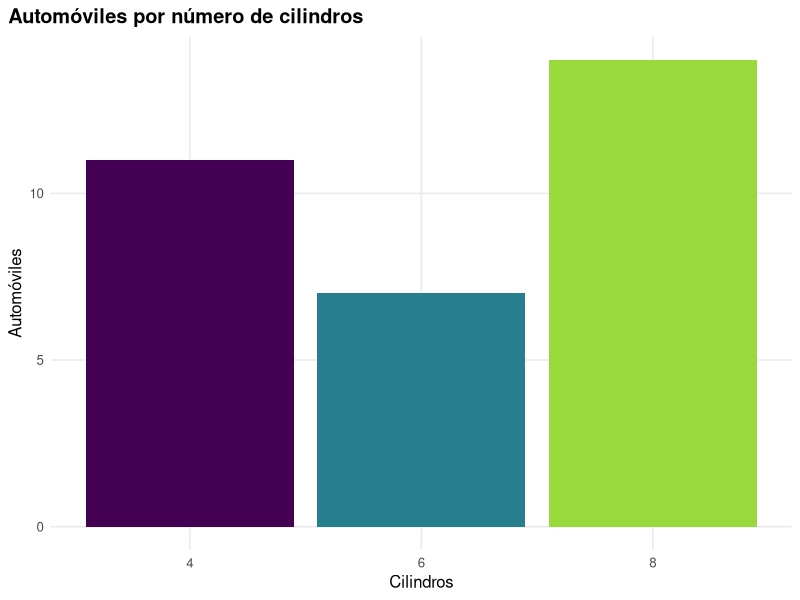
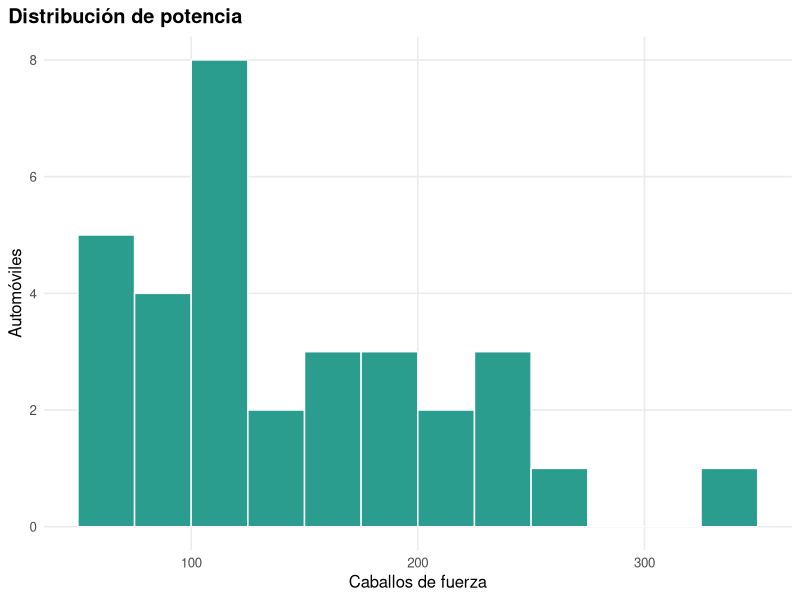
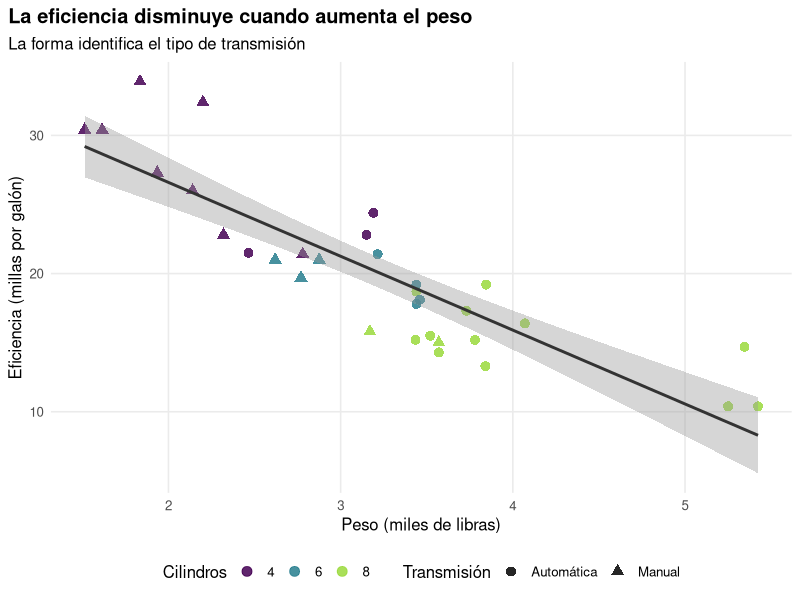
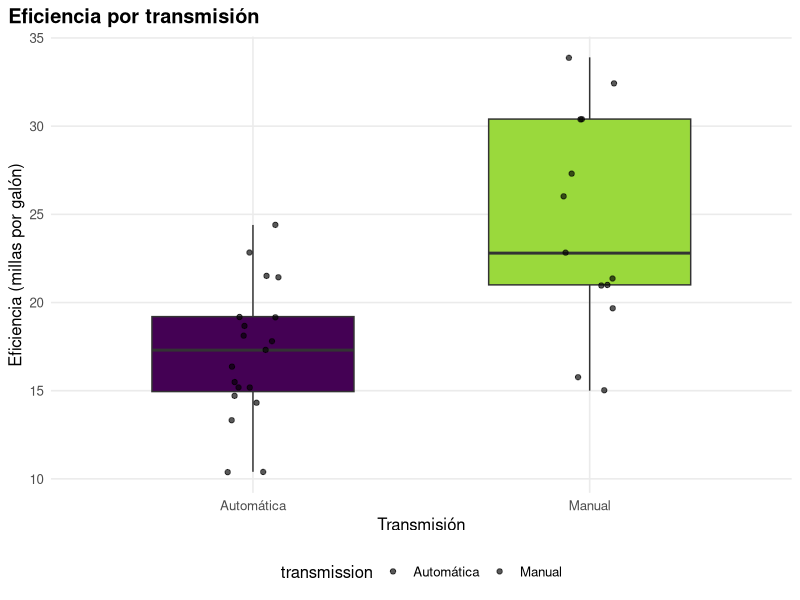

R code for these plots, in order:
## ---- chunk 1
#| label: packages
#| message: false
#| warning: false
library(dplyr)
library(ggplot2)
library(tibble)
## ---- chunk 2
#| label: prepare-data
required_columns <- c("mpg", "cyl", "hp", "wt", "am", "gear")
missing_columns <- setdiff(required_columns, names(mtcars))

if (length(missing_columns) > 0) {
  stop("Faltan columnas requeridas: ", paste(missing_columns, collapse = ", "))
}

cars <- mtcars |>
  rownames_to_column("model") |>
  mutate(
    cylinders = factor(cyl, levels = c(4, 6, 8)),
    transmission = factor(
      am,
      levels = c(0, 1),
      labels = c("Automática", "Manual")
    ),
    gears = factor(gear)
  )

glimpse(cars)
## ---- chunk 3
#| label: chart-theme
chart_theme <- theme_minimal(base_size = 12) +
  theme(
    plot.title.position = "plot",
    plot.title = element_text(face = "bold"),
    panel.grid.minor = element_blank(),
    legend.position = "bottom"
  )
## ---- chunk 4
#| label: cylinder-bars
#| fig-alt: "Gráfico de barras con el número de automóviles de cuatro, seis y ocho cilindros."
ggplot(cars, aes(x = cylinders, fill = cylinders)) +
  geom_bar(show.legend = FALSE) +
  scale_fill_viridis_d(end = 0.85) +
  labs(
    title = "Automóviles por número de cilindros",
    x = "Cilindros",
    y = "Automóviles"
  ) +
  chart_theme
## ---- chunk 5
#| label: horsepower-histogram
#| fig-alt: "Histograma de los valores de potencia en mtcars."
ggplot(cars, aes(x = hp)) +
  geom_histogram(
    binwidth = 25,
    boundary = 0,
    fill = "#2A9D8F",
    color = "white"
  ) +
  labs(
    title = "Distribución de potencia",
    x = "Caballos de fuerza",
    y = "Automóviles"
  ) +
  chart_theme
## ---- chunk 6
#| label: efficiency-scatter
#| fig-alt: "Dispersión del peso y la eficiencia, con color por cilindros y forma por transmisión."
ggplot(
  cars,
  aes(
    x = wt,
    y = mpg,
    color = cylinders,
    shape = transmission
  )
) +
  geom_point(size = 3, alpha = 0.85) +
  geom_smooth(
    aes(group = 1),
    method = "lm",
    se = TRUE,
    color = "#333333"
  ) +
  scale_color_viridis_d(end = 0.85) +
  labs(
    title = "La eficiencia disminuye cuando aumenta el peso",
    subtitle = "La forma identifica el tipo de transmisión",
    x = "Peso (miles de libras)",
    y = "Eficiencia (millas por galón)",
    color = "Cilindros",
    shape = "Transmisión"
  ) +
  chart_theme
## ---- chunk 7
#| label: efficiency-boxplot
#| fig-alt: "Diagramas de caja que comparan la eficiencia de transmisiones automáticas y manuales."
ggplot(cars, aes(x = transmission, y = mpg, fill = transmission)) +
  geom_boxplot(width = 0.6, show.legend = FALSE) +
  geom_jitter(width = 0.08, alpha = 0.65) +
  scale_fill_viridis_d(end = 0.85) +
  labs(
    title = "Eficiencia por transmisión",
    x = "Transmisión",
    y = "Eficiencia (millas por galón)"
  ) +
  chart_theme
